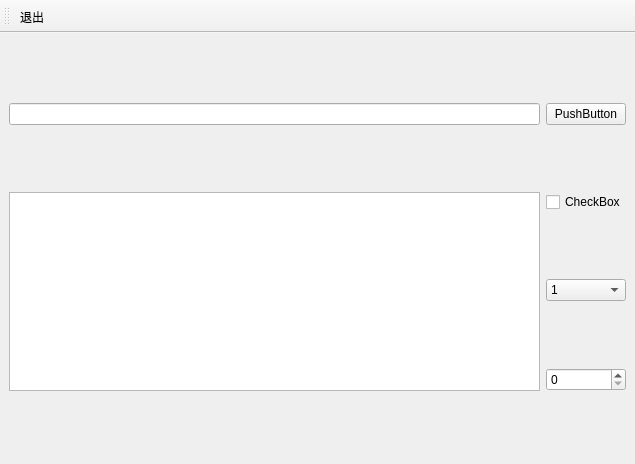
<?xml version="1.0" encoding="UTF-8"?>
<ui version="4.0">
 <class>MainWindow</class>
 <widget class="QMainWindow" name="MainWindow">
  <property name="geometry">
   <rect>
    <x>0</x>
    <y>0</y>
    <width>635</width>
    <height>464</height>
   </rect>
  </property>
  <property name="windowTitle">
   <string>MainWindow</string>
  </property>
  <property name="styleSheet">
   <string notr="true">/*QWidget{
	background-color:rgb(75, 75, 75);
	color:rgb(255, 255, 255);
	font: 12pt &quot;黑体&quot;;
}

QLineEdit{
	border:2px groove gray;
	border-radius:5px;
	padding:2px 15px;
	border-color:rgb(119, 176, 87)
}

QPlainTextEdit,QLineEdit,QPushButton,QCheckBox{
	color:rgb(255,170, 127);
	background-color:rgb(85, 170, 255);
}

*[required=&quot;true&quot;] {
	background-color:rgb(255, 255, 0);
}

QComboBox::drop-down{image:url(:/images/images/down.bmp);}
QSpinBox::up-button{image:url(:/images/images/up.bmp);}
QSpinBox::down-button{image:url(:/images/images/down.bmp);}

QLineEdit:hover{
	background-color:black;
	color:yellow;
}

QLineEdit{
	min-width:60px;
	min-height:60px;
	padding:0px 10px 0px 10px;
	border:2px groove red;
	border-radius:30px;
}
*/</string>
  </property>
  <widget class="QWidget" name="centralwidget">
   <property name="styleSheet">
    <string notr="true"/>
   </property>
   <layout class="QGridLayout" name="gridLayout">
    <item row="0" column="0">
     <widget class="QLineEdit" name="lineEdit"/>
    </item>
    <item row="0" column="1">
     <widget class="QPushButton" name="pushButton">
      <property name="text">
       <string>PushButton</string>
      </property>
     </widget>
    </item>
    <item row="1" column="0" rowspan="3">
     <widget class="QPlainTextEdit" name="plainTextEdit"/>
    </item>
    <item row="1" column="1">
     <widget class="QCheckBox" name="checkBox">
      <property name="text">
       <string>CheckBox</string>
      </property>
     </widget>
    </item>
    <item row="2" column="1">
     <widget class="QComboBox" name="comboBox">
      <property name="editable">
       <bool>false</bool>
      </property>
      <item>
       <property name="text">
        <string>1</string>
       </property>
      </item>
      <item>
       <property name="text">
        <string>2</string>
       </property>
      </item>
      <item>
       <property name="text">
        <string>3</string>
       </property>
      </item>
      <item>
       <property name="text">
        <string>4</string>
       </property>
      </item>
      <item>
       <property name="text">
        <string>5</string>
       </property>
      </item>
      <item>
       <property name="text">
        <string>6</string>
       </property>
      </item>
     </widget>
    </item>
    <item row="3" column="1">
     <widget class="QSpinBox" name="spinBox"/>
    </item>
   </layout>
  </widget>
  <widget class="QToolBar" name="toolBar">
   <property name="windowTitle">
    <string>toolBar</string>
   </property>
   <attribute name="toolBarArea">
    <enum>TopToolBarArea</enum>
   </attribute>
   <attribute name="toolBarBreak">
    <bool>false</bool>
   </attribute>
   <addaction name="actQuit"/>
  </widget>
  <action name="actQuit">
   <property name="text">
    <string>退出</string>
   </property>
   <property name="toolTip">
    <string>退出程序</string>
   </property>
   <property name="menuRole">
    <enum>QAction::MenuRole::NoRole</enum>
   </property>
  </action>
 </widget>
 <resources/>
 <connections>
  <connection>
   <sender>actQuit</sender>
   <signal>triggered()</signal>
   <receiver>MainWindow</receiver>
   <slot>close()</slot>
   <hints>
    <hint type="sourcelabel">
     <x>-1</x>
     <y>-1</y>
    </hint>
    <hint type="destinationlabel">
     <x>317</x>
     <y>231</y>
    </hint>
   </hints>
  </connection>
 </connections>
</ui>
